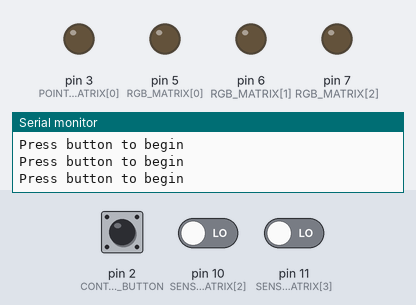
This sketch was run on a simulated Arduino Uno, built with avr-gcc and run on an emulated ATmega328P. Parts: output pins drawn as LEDs (lit = HIGH), the last lines printed to the serial monitor. The test bench sets the inputs (shaded band); at power-on: pin 2 (CONTROL_BUTTON) LOW, pin 10 (SENSOR_MATRIX[2]) LOW, pin 11 (SENSOR_MATRIX[3]) LOW.

Above: at 2.8 s.
2.9 s: pin 2 (CONTROL_BUTTON) pulled HIGH for 1.2 s
At 4.3 s:
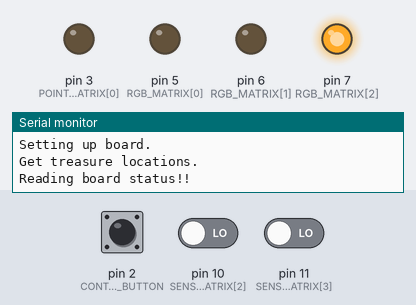
5.6 s: pin 10 (SENSOR_MATRIX[2]) driven HIGH
At 7.9 s:
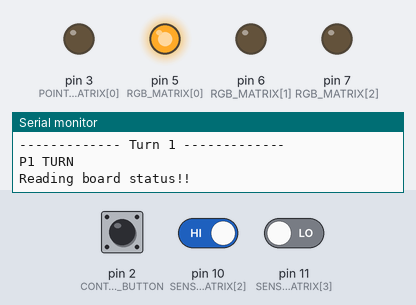
Timing chart, 0 to 9.4 s (numbered marks = the images above; inputs shaded):
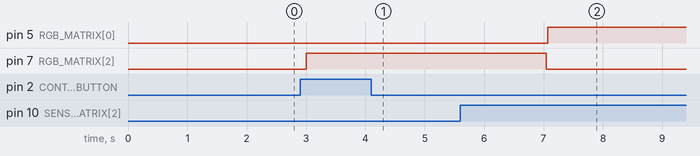

The sketch:

TreasureHunterSerial.ino
```cpp
/*
 * Constant Values
 */
int const BOARD_SIZE=4; //Slots in board
int const TREASURE_NUM=1;
int SENSOR_MATRIX[]={8,9,10,11};
int POINTS_MATRIX[]={3};
int RGB_MATRIX[]={5,6,7};
int CONTROL_BUTTON=2;

int const TREASURE_FOUND=2;
int const TREASURE=1;
int const EMPTY=0;

/*
 * Variables
 */
bool playing;
int pointsP1, pointsP2;

int treasure_board[BOARD_SIZE]={0};
int board_status[BOARD_SIZE]={0};
int remote_board_status[BOARD_SIZE]={0};


void setup() {

  Serial.begin(9600);

  for (int i=0; i < sizeof(SENSOR_MATRIX); i++){
    pinMode(SENSOR_MATRIX[i],INPUT);
  }

  for (int i=0; i < sizeof(RGB_MATRIX); i++){
    pinMode(RGB_MATRIX[i],OUTPUT);
  }
  for (int i=0; i < sizeof(POINTS_MATRIX); i++){
    pinMode(POINTS_MATRIX[i],OUTPUT);
  }
  pinMode(CONTROL_BUTTON,INPUT);

}

void flushSerial(){
  while(Serial.read() >=0){
    ;//do nothing
  }
}

void setUpGame(){
  digitalWrite(RGB_MATRIX[2],HIGH);
  memset(treasure_board,0,sizeof(treasure_board));
  memset(board_status,0,sizeof(board_status));
  memset(remote_board_status,0,sizeof(remote_board_status));

  pointsP1=0;
  pointsP2=0;
  playing=true;

  Serial.println("Setting up board.");

  Serial.println("Get treasure locations.");
  readBoard(treasure_board, TREASURE_NUM);
  for (int i=0; i < BOARD_SIZE; i++){
    Serial.print(treasure_board[i]);
  }
  Serial.println("");

  digitalWrite(RGB_MATRIX[2],LOW);
}

bool checkBoard(int board[],int limit){
  int cont=0;
  Serial.println("Checking that board is correct.");
  for (int i=0; i < BOARD_SIZE; i++){
      if (board[i]==TREASURE){
        cont++;
      }
   }
   if (cont==limit) return true;
   else return false;
}

void readBoard(int board[], int limit){
  int value=0;
  while (true){

    Serial.println("Reading board status!!");
    memset(board,0,BOARD_SIZE);
    flushSerial();
    delay(2000);
    //while(Serial.available()<=0){
      //delay(500);
    //}
    for (int i=0; i < BOARD_SIZE; i++){
      //value = Serial.parseInt();
      value=digitalRead(SENSOR_MATRIX[i]);
      if (value==TREASURE){
        board[i]=TREASURE;
      }
      else{
        board[i]=EMPTY;
      }
    }
    if (checkBoard(board,limit)) break;
    else Serial.println("Wrong input try again!!");
  }
}

void turnPlay(){
  digitalWrite(RGB_MATRIX[0],HIGH);
  Serial.println("P1 TURN");
  readBoard(board_status,1);
  sendStatus();
  getResults();
  digitalWrite(RGB_MATRIX[0],LOW);
}


void turnWaitForPlay(){
  digitalWrite(RGB_MATRIX[1],HIGH);
  bool success=false;
  Serial.println("P2 TURN");
  readBoard(remote_board_status,1);
  Serial.println("Comparing boards!!");
  for (int i=0; i < BOARD_SIZE; i++){
    if ((treasure_board[i]==TREASURE) && (remote_board_status[i]==TREASURE)){
      Serial.println("Your Treasure has been found!!");
      treasure_board[i]=TREASURE_FOUND;
      pointsP2++;
      success=true;
    }
  }
  sendResults(success);
  digitalWrite(RGB_MATRIX[1],LOW);
}

void sendStatus(){
  Serial.print("Sending play: ");
  for (int i=0; i < BOARD_SIZE; i++){
    Serial.print(board_status[i]);
  }
  Serial.println("");
}

void sendResults(bool success){

  Serial.println("Sending results of comparison");
  if (success){
    Serial.println("F");
  }
  else{
    Serial.println("N");
  }
}

void getResults(){
  char result;
  flushSerial();
  Serial.println("Waiting for results");
  while(Serial.available()<=0){
    delay(1000);
  }

  result=Serial.read();
  Serial.println("Results from last play is: ");
  Serial.println(result);

  if (result=='F'){
    pointsP1++;
  }
}

void paintPoints(){
  if (pointsP1>0){
    //digitalWrite(POINTS_MATRIX[pointsP1-1],HIGH);
    digitalWrite(3,HIGH);
  }
  if (pointsP2>0){
    //digitalWrite(POINTS_MATRIX[pointsP2-1],HIGH);
    digitalWrite(3,HIGH);
  }
  delay(1000);
}

int checkWinner(){
    if (pointsP1==TREASURE_NUM){
      Serial.println("Found all the tokens, you win :)");
      return 1;
    }
    else if (pointsP2==TREASURE_NUM){
      Serial.println("All your tokens have been found, you loose :(");
      return 2;
    }
    else return 0;
}

void startGame(){
  Serial.println("Start the game!!");
  int cont=0;
  while(playing){
    cont++;
    Serial.print("------------- Turn ");
    Serial.print(cont);
    Serial.println(" -------------");
    turnPlay();
    paintPoints();
    if (checkWinner() != 0) break;
    turnWaitForPlay();
    paintPoints();
    if (checkWinner() != 0) break;
  }
}

void cleanGame(){
  for (int i=0; i < sizeof(RGB_MATRIX); i++){
    digitalWrite(RGB_MATRIX[i],LOW);
  }
  for (int i=0; i < sizeof(POINTS_MATRIX); i++){
    digitalWrite(POINTS_MATRIX[i],LOW);
  }
}

void loop() {
  Serial.println("Press button to begin");
  if (digitalRead(CONTROL_BUTTON)==HIGH){
    setUpGame();
    startGame();
    cleanGame();
  }
  delay(1000);
}
```

Measured:
- after the input at 2.9 s, pin 7 (RGB_MATRIX[2]): LOW → HIGH after 0.10 s
- after the input at 5.6 s, pin 5 (RGB_MATRIX[0]): LOW → HIGH after 1.5 s; pin 7 (RGB_MATRIX[2]): HIGH → LOW after 1.4 s
